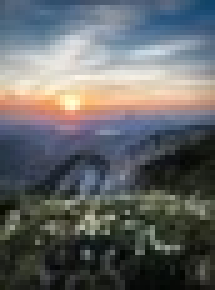
%> input picture DIP/DIP_Lab_406/Lab/MatLab/Lab-03/nature.jpeg, 43 x 58 px, shrunk from 194 x 259 before the run (shown 5 times larger)
$ octave HistogramSpecification.m   (GNU Octave 9; MATLAB toolbox functions it lacks are replaced by stand-ins)
%> lines starting %> are read from the running program, lines starting %| are printed output that depends on the picture
input_image = imread('nature.jpeg');
%> input_image is the input picture: size 58x43x3 uint8; mean R, G, B 100.8, 103, 104
reference_image = imread('flower.jpeg');
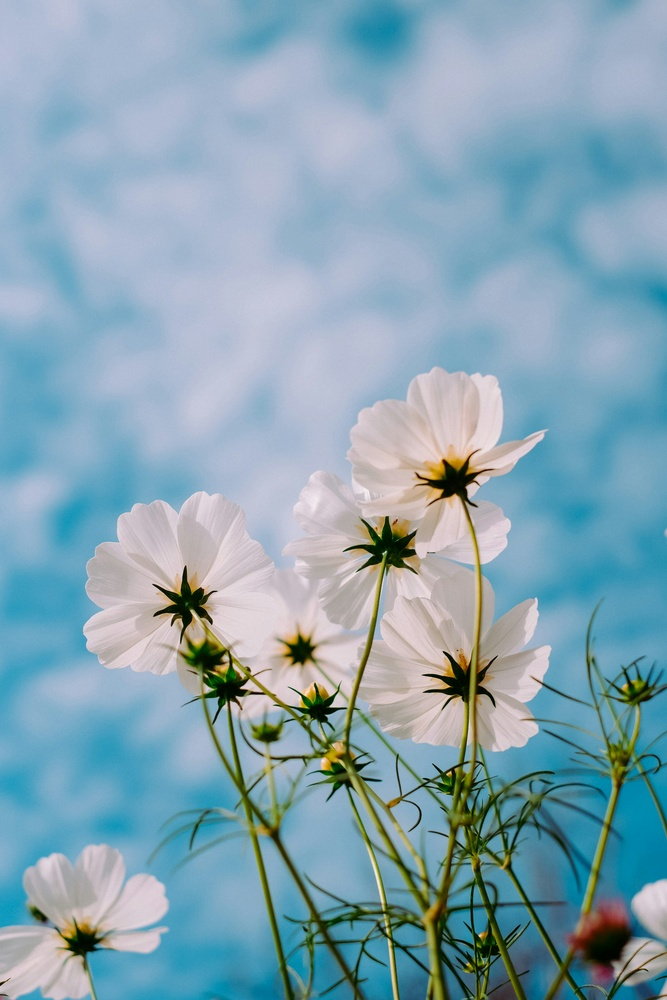
%> input picture DIP/DIP_Lab_406/Lab/MatLab/Lab-03/flower.jpeg, 667 x 1000 px, shrunk from 3000 x 4500 before the run
%> reference_image is the input picture: size 1000x667x3 uint8; mean R, G, B 134.1, 164.7, 179.1
if size(input_image, 3) == 3
    input_image = rgb2gray(input_image);
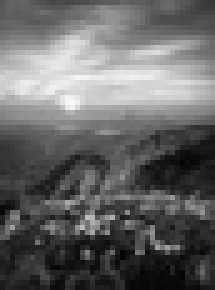
%> input_image: size 58x43 uint8 (shown 5 times larger); min 4, max 250, mean 102.5
end
if size(reference_image, 3) == 3
    reference_image = rgb2gray(reference_image);
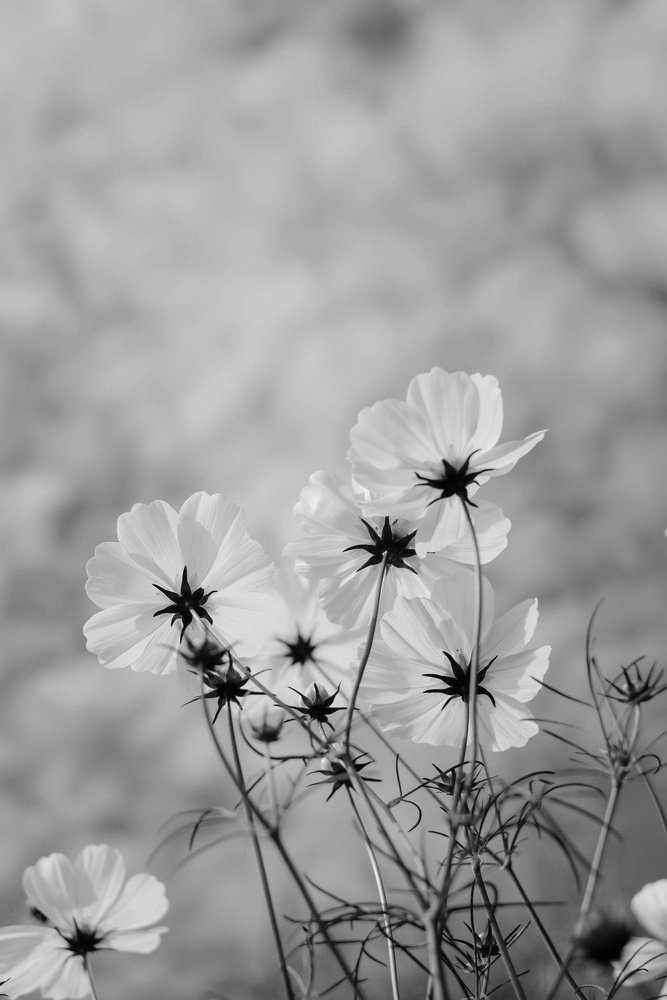
%> reference_image: size 1000x667 uint8; min 1, max 243, mean 157.2
end
matched_image = imhistmatch(input_image, reference_image);
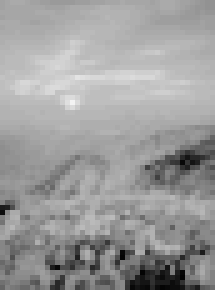
%> matched_image: size 58x43 uint8 (shown 5 times larger); min 0, max 243, mean 155.7


figure;
subplot(2, 3, 1);
imshow(input_image);
title('Input Image');

subplot(2, 3, 2);
imshow(reference_image);
title('Reference Image');

subplot(2, 3, 3);
imshow(matched_image);
title('Histogram-Matched(I)');

subplot(2, 3, 4);
imhist(input_image);
title('Input Image');

subplot(2, 3, 5);
imhist(reference_image);
title('Reference Image');

subplot(2, 3, 6);
imhist(matched_image);
title('Matched Image');
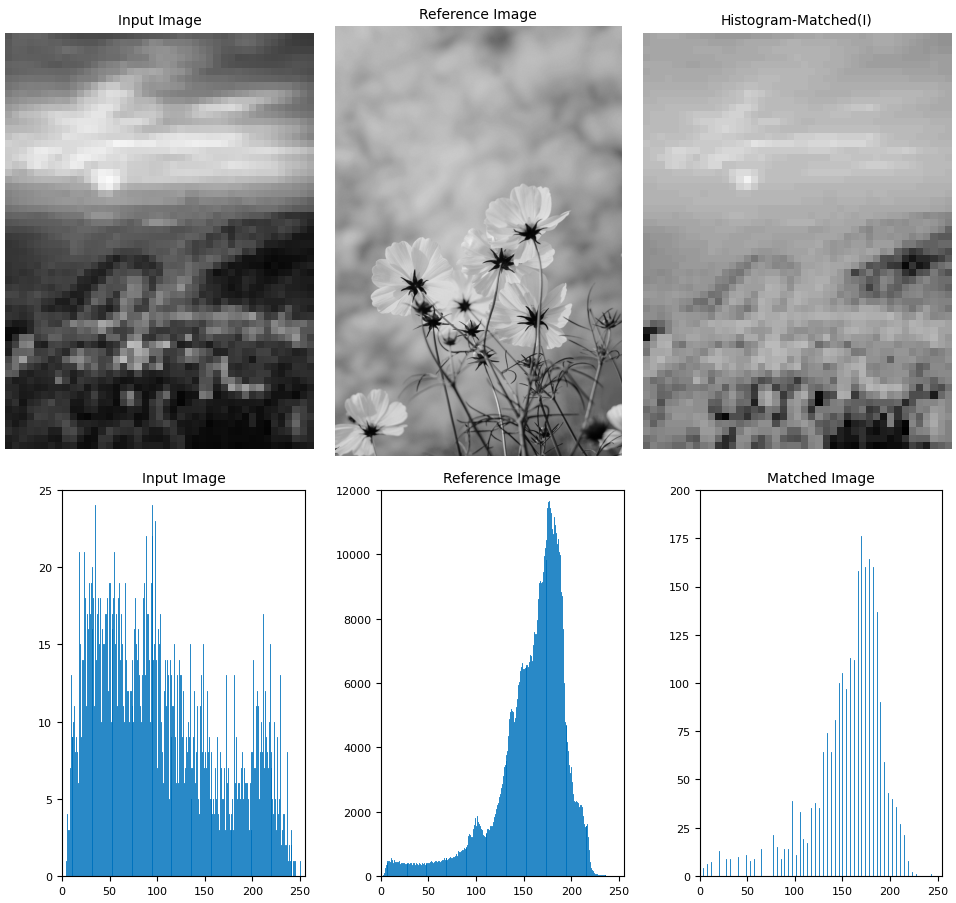
%> figure redrawn from the program's plot data, 6 panels
